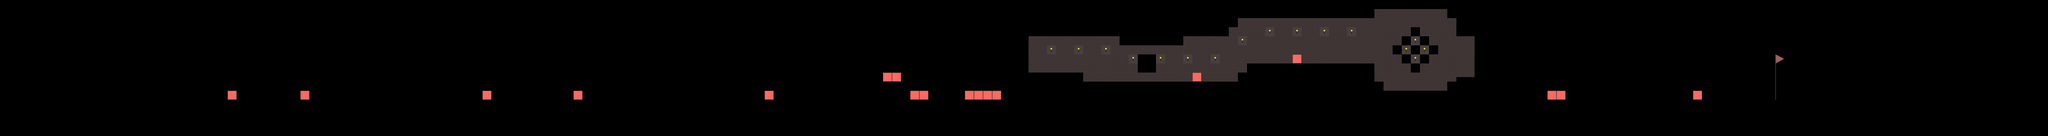

Below is a game level as drawn by its tile map, then a one-line description and the .tmx that defines it (tile-layer data replaced by summaries):
An orthogonal 225x15 tile map with 32x32 px tiles, 1 tile layer (graphics), 3 tilesets and 72 objects.

<map version="1.0" orientation="orthogonal" renderorder="right-down" width="225" height="15" tilewidth="32" tileheight="32" nextobjectid="204">
 <tileset firstgid="1" name="tileset" tilewidth="32" tileheight="32" spacing="2" margin="1" tilecount="224" columns="16">
  <image source="tileset.png" trans="ff00ff" width="576" height="480" />
 </tileset>
 <tileset firstgid="225" name="tileset2" tilewidth="32" tileheight="32" tilecount="224" columns="16">
  <image source="tileset2.png" width="528" height="448" />
 </tileset>
 <tileset firstgid="449" name="mini_tileset" tilewidth="32" tileheight="32" tilecount="16" columns="4">
  <image source="mini_tileset.png" width="128" height="128" />
 </tileset>
 <layer name="graphics" width="225" height="15">
  <data>[3375 cells, 1550 non-empty, 10 distinct tile ids]</data>
 </layer>
 <objectgroup name="ground">
  <object id="1" x="0" y="352" height="32" />
  <object id="50" x="-32" y="352" width="6556.5" height="32" />
  <object id="58" x="479.333" y="303.667" width="97" height="16" />
  <object id="59" x="640" y="271.333" width="96" height="16.6667" />
  <object id="77" x="1280" y="288" width="193" height="15" />
  <object id="89" x="1535.5" y="224" width="96" height="15.5" />
  <object id="104" x="1922" y="288" width="93" height="64" />
  <object id="106" x="2080" y="222" width="64" height="19" />
  <object id="107" x="2337" y="304" width="158" height="18" />
  <object id="108" x="2527" y="238" width="129" height="17" />
  <object id="109" x="2751.67" y="270.667" width="129" height="16" />
  <object id="111" x="2944" y="224" width="161" height="18" />
  <object id="124" x="2305" y="304" width="190" height="18" />
  <object id="132" x="3615" y="255" width="192" height="32" />
  <object id="133" x="3807" y="289" width="546" height="32" />
  <object id="170" x="5567.33" y="288" width="191.333" height="14.6667" />
  <object id="172" x="5792" y="224" width="126.667" height="15.1667" />
  <object id="175" x="5122.67" y="270.667" width="221.333" height="17.3333" />
  <object id="176" x="5090.67" y="289.333" width="33.3333" height="30.6667" />
  <object id="177" x="4864" y="318.667" width="222.667" height="30.6667" />
  <object id="178" x="4832" y="288" width="29.3333" height="29.3333" />
  <object id="179" x="4385" y="225.333" width="445.667" height="32" />
  <object id="184" x="3584.5" y="288" width="33" height="64" />
  <object id="186" x="3424.5" y="287.5" width="96" height="17" />
  <object id="191" x="4353" y="256.5" width="32" height="31.5" />
  <object id="201" x="5346" y="288" width="94" height="33.5" />
 </objectgroup>
 <objectgroup name="emoji_placeholders">
  <object id="53" x="640" y="319" width="32" height="32" />
  <object id="55" x="800" y="191" width="32" height="32" />
  <object id="73" x="1344" y="256" width="32" height="32" />
  <object id="87" x="1536" y="189.333" width="32" height="32" />
  <object id="94" x="2113" y="320" width="31" height="28" />
  <object id="95" x="2208" y="127" width="32" height="32" />
  <object id="97" x="2944" y="321.333" width="32" height="31.3333" />
  <object id="98" x="2976" y="161.333" width="32" height="32" />
  <object id="129" x="3841" y="255" width="32" height="32" />
  <object id="130" x="3904" y="191" width="32" height="32" />
  <object id="159" x="4832.5" y="127.5" width="33" height="32" />
  <object id="161" x="4897" y="286" width="32" height="32" />
  <object id="166" x="5824" y="320" width="32" height="32" />
  <object id="167" x="5815.83" y="189.667" width="32" height="32" />
 </objectgroup>
 <objectgroup name="obstacle">
  <object id="56" x="800" y="319" width="32" height="32" />
  <object id="72" x="1056" y="320" width="32" height="32" />
  <object id="102" x="1695" y="321" width="34" height="29" />
  <object id="114" x="3200.5" y="320" width="31.5" height="31.5" />
  <object id="115" x="3135.5" y="257" width="32.5" height="29.5" />
  <object id="116" x="3104.5" y="256.5" width="30.5" height="30" />
  <object id="117" x="2688" y="320.5" width="33" height="31.5" />
  <object id="125" x="3231.5" y="320" width="32" height="32" />
  <object id="137" x="3583.33" y="64.6667" width="32" height="32" />
  <object id="138" x="3549.33" y="32" width="32" height="32" />
  <object id="139" x="3518" y="0" width="32" height="32" />
  <object id="140" x="3617" y="98" width="320" height="32" />
  <object id="141" x="3933" y="125" width="224" height="32" />
  <object id="150" x="3392" y="320" width="128" height="32" />
  <object id="154" x="4161" y="96" width="160" height="32" />
  <object id="155" x="4323" y="64" width="28" height="27" />
  <object id="156" x="4349.33" y="29.3333" width="448" height="32" />
  <object id="158" x="4798.67" y="1.33333" width="30.6667" height="28" />
  <object id="169" x="5952" y="320" width="32" height="32" />
  <object id="183" x="5121.33" y="92" width="64" height="32" />
  <object id="196" x="4543.5" y="192" width="32.5" height="31" />
  <object id="200" x="5439.5" y="320" width="63.5" height="30.5" />
  <object id="203" x="4193.5" y="257" width="29.5" height="29" />
 </objectgroup>
 <objectgroup name="goal">
  <object id="24" x="6496" y="0" width="28" height="476" />
 </objectgroup>
 <objectgroup name="quest">
  <object id="21" x="188" y="0" width="30" height="478" />
  <object id="29" x="928" y="0" width="32" height="480" />
  <object id="65" x="2304" y="0" width="32" height="480" />
  <object id="67" x="3328" y="0" width="32" height="480" />
  <object id="68" x="4544" y="2" width="32" height="480" />
  <object id="69" x="6016" y="0" width="30" height="478" />
  <object id="120" x="1664" y="0" width="30.303" height="481.818" />
  <object id="126" x="5408" y="0" width="32" height="480" />
 </objectgroup>
</map>
